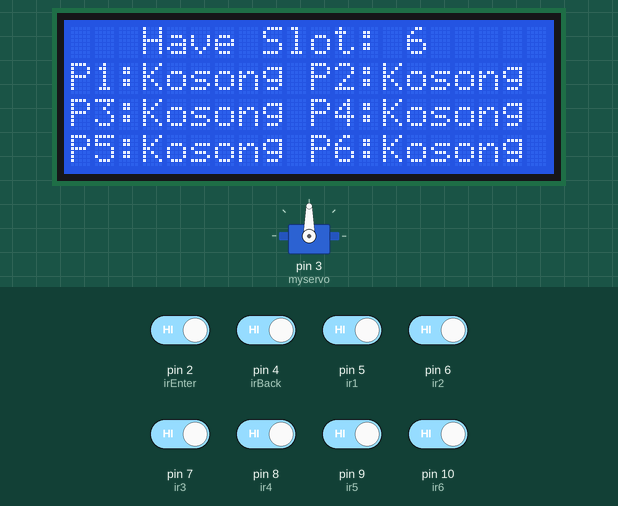
This sketch was run on a simulated Arduino Uno, built with avr-gcc and run on an emulated ATmega328P. Parts: servo, 20×4 character LCD. The test bench sets the inputs (shaded band); at power-on: pin 2 (irEnter), pin 4 (irBack), pin 5 (ir1), pin 6 (ir2), pin 7 (ir3), pin 8 (ir4), pin 9 (ir5), pin 10 (ir6) HIGH.

Above: at 3.3 s.
3.4 s: pin 4 (irBack) driven LOW
At 5.4 s:
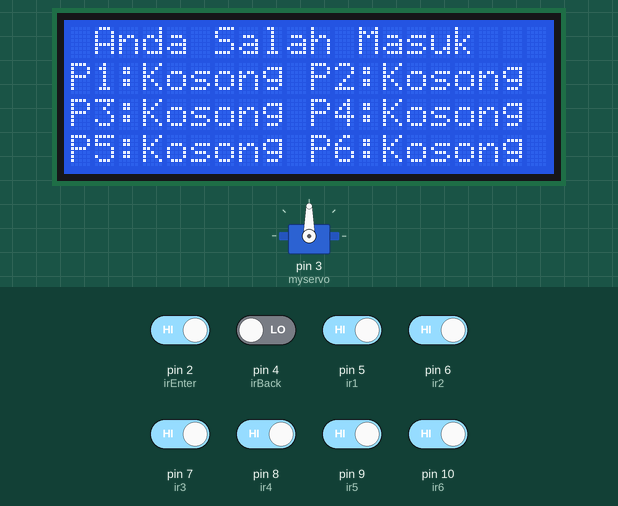
7.6 s: pin 2 (irEnter) driven LOW
At 10.3 s:
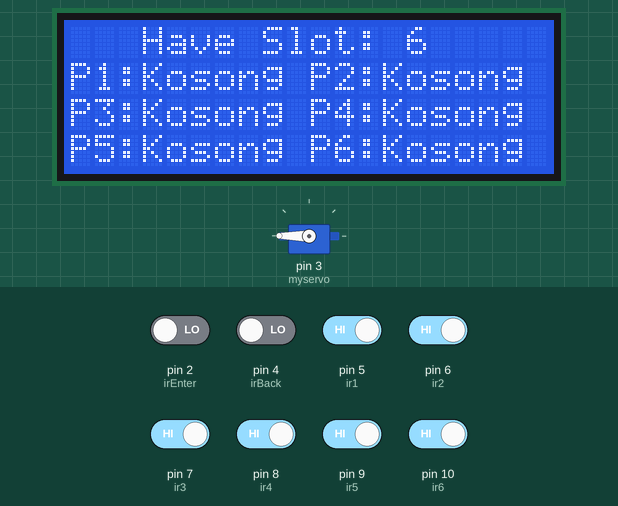
11.8 s: pin 5 (ir1) driven LOW
At 14.2 s:
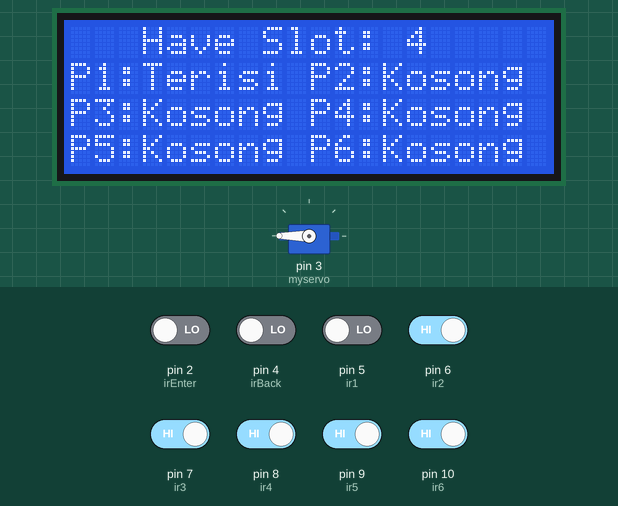
16.0 s: pin 6 (ir2) driven LOW
At 18.6 s:
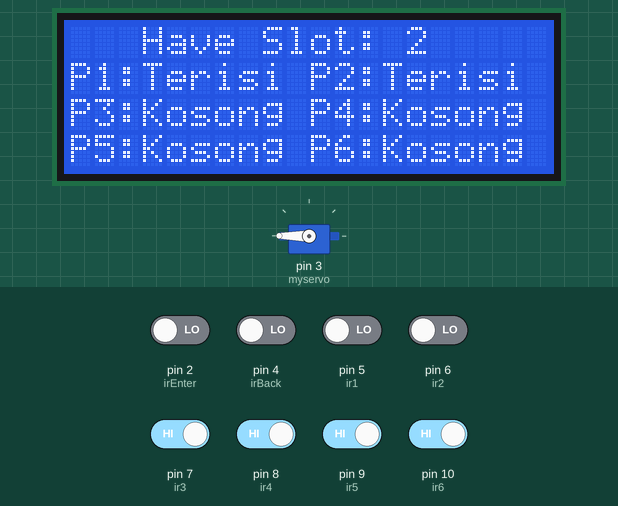
20.2 s: pin 7 (ir3) driven LOW
At 22.3 s:
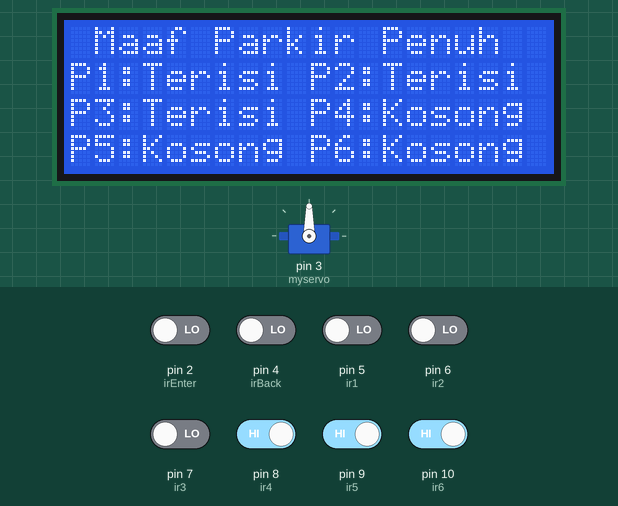
24.4 s: pin 8 (ir4) driven LOW
At 26.4 s:
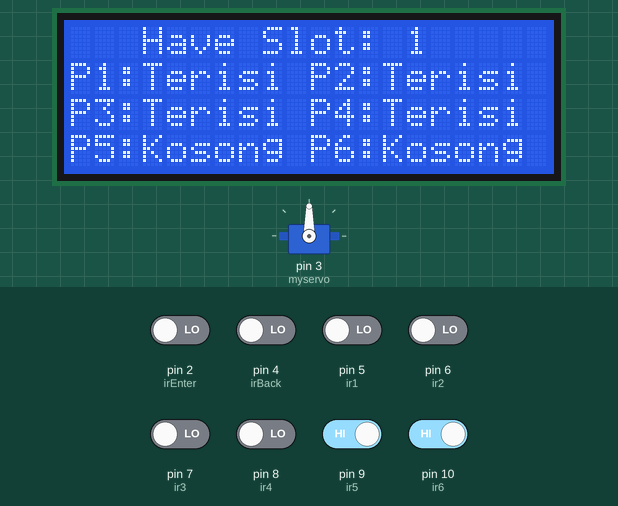
Timing chart, 0 to 29.1 s (numbered marks = the images above; inputs shaded):
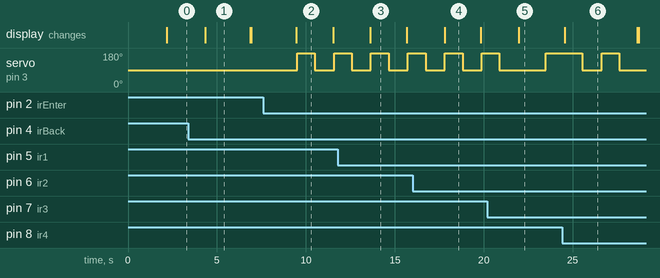

The sketch:

ARDUINO.ino
```cpp
#include <Servo.h> // servo library
#include <Wire.h>
#include <LiquidCrystal_I2C.h>
LiquidCrystal_I2C lcd(0x27, 2, 1, 0, 4, 5, 6, 7, 3, POSITIVE);

Servo myservo;
#define irEnter 2
#define irBack  4
#define ir1 5
#define ir2 6
#define ir3 7
#define ir4 8
#define ir5 9
#define ir6 10

int P1=0, P2=0, P3=0, P4=0, P5=0, P6=0;
bool flag1=0, flag2=0;
int slot = 6;

void setup(){
Serial.begin(9600);

pinMode(ir1, INPUT);
pinMode(ir2, INPUT);
pinMode(ir3, INPUT);
pinMode(ir4, INPUT);
pinMode(ir5, INPUT);
pinMode(ir6, INPUT);

pinMode(irEnter, INPUT);
pinMode(irBack, INPUT);

myservo.attach(3);
myservo.write(90);

lcd.begin(20, 4);
lcd.setCursor (0,1);
lcd.print("   PARKING SYSTEM   ");
lcd.setCursor (0,2);
lcd.print("    LAKA LANTAS     ");
delay (2000);
lcd.clear();

Read_Sensor();


}

void loop(){
Read_Sensor();

lcd.setCursor (0,0);
lcd.print("   Have Slot: ");
lcd.print(slot);
lcd.print("    ");

if (slot<6){
lcd.setCursor (0,1);
if(P1==1){lcd.print("P1:Terisi");}
     else{lcd.print("P1:Kosong");}

lcd.setCursor (10,1);
if(P2==1){lcd.print("P2:Terisi");}
     else{lcd.print("P2:Kosong");}

lcd.setCursor (0,2);
if(P3==1){lcd.print("P3:Terisi");}
     else{lcd.print("P3:Kosong");}

lcd.setCursor (10,2);
if(P4==1){lcd.print("P4:Terisi");}
     else{lcd.print("P4:Kosong");}

 lcd.setCursor (0,3);
if(P5==1){lcd.print("P5:Terisi");}
     else{lcd.print("P5:Kosong");}

lcd.setCursor (10,3);
if(P6==1){lcd.print("P6:Terisi");}
     else{lcd.print("P6:Kosong");}
}else{
  lcd.setCursor (0,1);
  lcd.print("P1:Kosong");
  lcd.setCursor (10,1);
  lcd.print("P2:Kosong");
  lcd.setCursor (0,2);
  lcd.print("P3:Kosong");
  lcd.setCursor (10,2);
  lcd.print("P4:Kosong");
  lcd.setCursor (0,3);
  lcd.print("P5:Kosong");
  lcd.setCursor (10,3);
  lcd.print("P6:Kosong");
}

if(digitalRead (irEnter) == 0 && flag1==0){
if(slot>0){flag1=1;
if(flag2==0){myservo.write(180); slot = slot-1;}
}else{
lcd.setCursor (0,0);
lcd.print(" Maaf Parkir Penuh ");
delay(1500);
}   }

if(digitalRead (irBack) == 0 && flag2==0){
if(slot<6){flag2=1;
if(flag1==0){myservo.write(180); slot = slot+1;}
}else{
lcd.setCursor (0,0);
lcd.print(" Anda Salah Masuk  ");
delay(1500);
}}

if(flag1==1 && flag2==1){
delay (1000);
myservo.write(90);
flag1=0, flag2=0;
}

delay(1);

  //baca permintaan nodemcu==================
  String minta = "";
  //membaca permintaan nodemcu
  while(Serial.available()>0){
    minta += char(Serial.read());
  }
  //buang spasi
  minta.trim();
  //uji variabel minta
  if(minta=="Ya"){
    kirimData();
  }
  //kosongkan variabel minta
  minta = "";
  delay(1000);
}

void Read_Sensor(){
P1=0, P2=0, P3=0, P4=0, P5=0, P6=0;

if(digitalRead(ir1) == 0){P1=1;}
if(digitalRead(ir2) == 0){P2=1;}
if(digitalRead(ir3) == 0){P3=1;}
if(digitalRead(ir4) == 0){P4=1;}
if(digitalRead(ir5) == 0){P5=1;}
if(digitalRead(ir6) == 0){P6=1;}
}

void kirimData(){
  P1 = digitalRead(ir1);
  P2 = digitalRead(ir2);
  P3 = digitalRead(ir3);
  P4 = digitalRead(ir4);
  P5 = digitalRead(ir5);
  P6 = digitalRead(ir6);
  int s = slot;
  //membuat variabel penampung data
  String dataKirim = String(P1) +"#"+ String(P2) +"#"+ String(P3) +"#"+
                     String(P4) +"#"+ String(P5) +"#"+ String(P6) +"#"+String(s);
  //mengirim data ke nodemcu
  Serial.println(dataKirim);
}
```

Measured:
- after the input at 3.4 s, the display: changes after 0.94 s (image 1)
- after the input at 7.6 s, servo on pin 3 (myservo): 90° → 180° after 1.9 s, → 90° 1.0 s later, → 180° 1.1 s later
- after the input at 11.8 s, the display: changes after 1.8 s (image 3)
- after the input at 16.0 s, the display: changes after 1.8 s (image 4)
- after the input at 20.2 s, the display: changes after 1.8 s (image 5)
- after the input at 24.4 s, the display: changes after 0.15 s (image 6)
- what the display in image 1 shows lasts 2.6 s, from 4.3 s to 6.9 s
